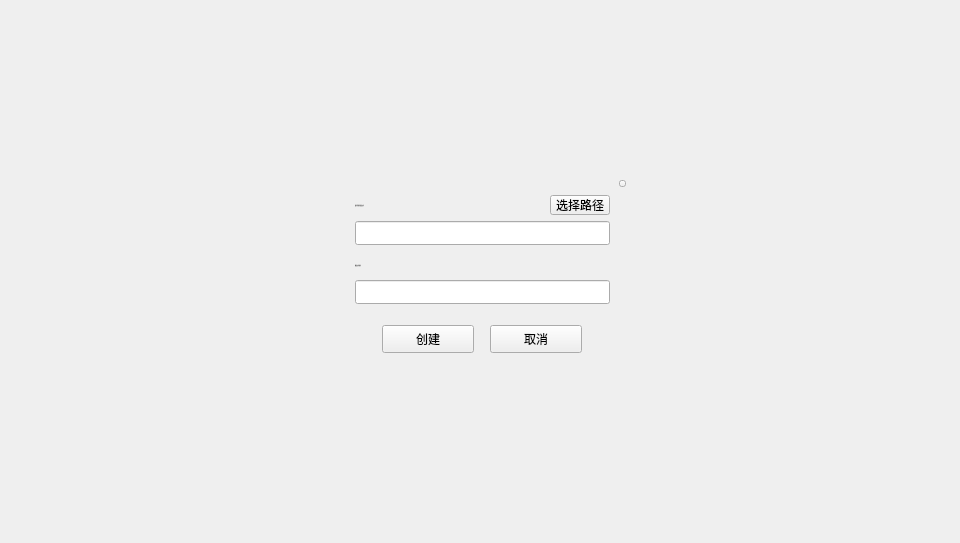
<?xml version="1.0" encoding="UTF-8"?>
<ui version="4.0">
 <class>ColdKeyPathDialog</class>
 <widget class="QDialog" name="ColdKeyPathDialog">
  <property name="geometry">
   <rect>
    <x>0</x>
    <y>0</y>
    <width>960</width>
    <height>543</height>
   </rect>
  </property>
  <property name="windowTitle">
   <string>Dialog</string>
  </property>
  <widget class="QWidget" name="widget" native="true">
   <property name="geometry">
    <rect>
     <x>0</x>
     <y>0</y>
     <width>960</width>
     <height>543</height>
    </rect>
   </property>
   <widget class="QWidget" name="containerWidget" native="true">
    <property name="geometry">
     <rect>
      <x>330</x>
      <y>175</y>
      <width>300</width>
      <height>193</height>
     </rect>
    </property>
    <widget class="QLineEdit" name="pkFileLineEdit">
     <property name="geometry">
      <rect>
       <x>25</x>
       <y>46</y>
       <width>255</width>
       <height>24</height>
      </rect>
     </property>
     <property name="font">
      <font>
       <family>微软雅黑</family>
       <pointsize>10</pointsize>
      </font>
     </property>
     <property name="contextMenuPolicy">
      <enum>Qt::DefaultContextMenu</enum>
     </property>
     <property name="styleSheet">
      <string notr="true"/>
     </property>
     <property name="text">
      <string/>
     </property>
     <property name="readOnly">
      <bool>false</bool>
     </property>
    </widget>
    <widget class="QLineEdit" name="pwdLineEdit">
     <property name="geometry">
      <rect>
       <x>25</x>
       <y>105</y>
       <width>255</width>
       <height>24</height>
      </rect>
     </property>
     <property name="font">
      <font>
       <family>微软雅黑</family>
       <pointsize>10</pointsize>
      </font>
     </property>
     <property name="contextMenuPolicy">
      <enum>Qt::DefaultContextMenu</enum>
     </property>
     <property name="styleSheet">
      <string notr="true"/>
     </property>
     <property name="text">
      <string/>
     </property>
     <property name="echoMode">
      <enum>QLineEdit::Password</enum>
     </property>
     <property name="readOnly">
      <bool>false</bool>
     </property>
    </widget>
    <widget class="QToolButton" name="closeBtn">
     <property name="geometry">
      <rect>
       <x>289</x>
       <y>5</y>
       <width>7</width>
       <height>7</height>
      </rect>
     </property>
     <property name="cursor">
      <cursorShape>PointingHandCursor</cursorShape>
     </property>
     <property name="focusPolicy">
      <enum>Qt::NoFocus</enum>
     </property>
     <property name="styleSheet">
      <string notr="true"/>
     </property>
     <property name="text">
      <string/>
     </property>
    </widget>
    <widget class="QToolButton" name="pathBtn">
     <property name="geometry">
      <rect>
       <x>220</x>
       <y>20</y>
       <width>60</width>
       <height>20</height>
      </rect>
     </property>
     <property name="font">
      <font>
       <family>微软雅黑</family>
       <weight>50</weight>
       <italic>false</italic>
       <bold>false</bold>
      </font>
     </property>
     <property name="cursor">
      <cursorShape>PointingHandCursor</cursorShape>
     </property>
     <property name="focusPolicy">
      <enum>Qt::NoFocus</enum>
     </property>
     <property name="styleSheet">
      <string notr="true"/>
     </property>
     <property name="text">
      <string>选择路径</string>
     </property>
    </widget>
    <widget class="QLabel" name="label">
     <property name="geometry">
      <rect>
       <x>25</x>
       <y>20</y>
       <width>180</width>
       <height>20</height>
      </rect>
     </property>
     <property name="font">
      <font>
       <family>微软雅黑</family>
       <pointsize>-1</pointsize>
       <weight>50</weight>
       <italic>false</italic>
       <bold>false</bold>
      </font>
     </property>
     <property name="styleSheet">
      <string notr="true">color:rgb(80,80,80);
font: 11px &quot;微软雅黑&quot;;</string>
     </property>
     <property name="text">
      <string>保存冷钱包私钥文件</string>
     </property>
     <property name="wordWrap">
      <bool>true</bool>
     </property>
    </widget>
    <widget class="QToolButton" name="okBtn">
     <property name="geometry">
      <rect>
       <x>52</x>
       <y>150</y>
       <width>92</width>
       <height>28</height>
      </rect>
     </property>
     <property name="font">
      <font>
       <family>微软雅黑</family>
      </font>
     </property>
     <property name="cursor">
      <cursorShape>PointingHandCursor</cursorShape>
     </property>
     <property name="styleSheet">
      <string notr="true"/>
     </property>
     <property name="text">
      <string>创建</string>
     </property>
    </widget>
    <widget class="QToolButton" name="cancelBtn">
     <property name="geometry">
      <rect>
       <x>160</x>
       <y>150</y>
       <width>92</width>
       <height>28</height>
      </rect>
     </property>
     <property name="cursor">
      <cursorShape>PointingHandCursor</cursorShape>
     </property>
     <property name="styleSheet">
      <string notr="true"/>
     </property>
     <property name="text">
      <string>取消</string>
     </property>
    </widget>
    <widget class="QLabel" name="label_2">
     <property name="geometry">
      <rect>
       <x>25</x>
       <y>80</y>
       <width>180</width>
       <height>20</height>
      </rect>
     </property>
     <property name="font">
      <font>
       <family>微软雅黑</family>
       <pointsize>-1</pointsize>
       <weight>50</weight>
       <italic>false</italic>
       <bold>false</bold>
      </font>
     </property>
     <property name="styleSheet">
      <string notr="true">color:rgb(80,80,80);
font: 11px &quot;微软雅黑&quot;;</string>
     </property>
     <property name="text">
      <string>私钥文件密码</string>
     </property>
     <property name="wordWrap">
      <bool>true</bool>
     </property>
    </widget>
   </widget>
  </widget>
 </widget>
 <resources/>
 <connections/>
</ui>
